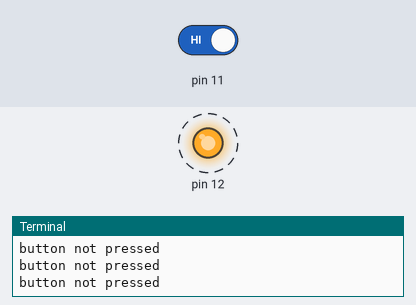
Simulated run of this program. Board: Raspberry Pi (header pin numbers). On the bench: output pins drawn as LEDs (lit = HIGH), the last lines printed to the terminal. Dashed ring = blinking. The test bench sets the inputs (shaded band); at power-on: pin 11 HIGH.

Above: at 1.25 s.
1.3 s: pin 11 driven LOW
At 2.6 s:
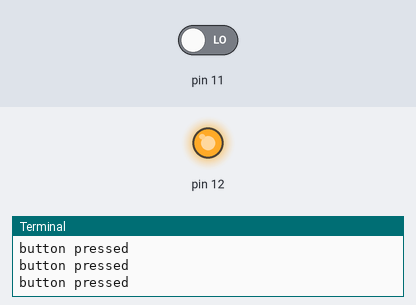
2.9 s: pin 11 driven HIGH
At 3.25 s:
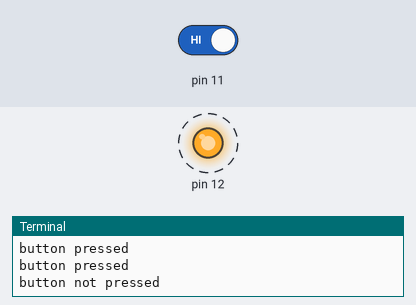
Timing chart, 0 to 11.9 s (numbered marks = the images above; inputs shaded):
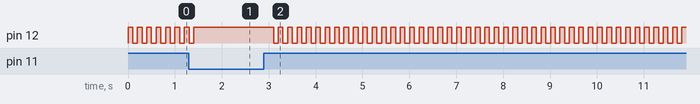

Measured:
- after the input at 1.3 s, pin 12: goes on until 1.4 s, then stays HIGH
- after the input at 2.9 s, pin 12: alternates HIGH for 0.10 s and LOW for 0.10 s, starting after 0.20 s
- by itself, pin 12: alternates HIGH for 0.10 s and LOW for 0.10 s

The program:

Module4Assignment.py
```python
import RPi.GPIO as GPIO
import time

GPIO.setmode(GPIO.BOARD)
GPIO.setup(11, GPIO.IN)
GPIO.setup(12, GPIO.OUT)

GPIO.output(12, False)

while True:
  while not GPIO.input(11):
    print('button pressed')
    GPIO.output(12, GPIO.HIGH)
    time.sleep(0.2)
  else:
    GPIO.output(12, GPIO.HIGH)
    time.sleep(0.1)
    GPIO.output(12, GPIO.LOW)
    time.sleep(0.1)
    print('button not pressed')
```
